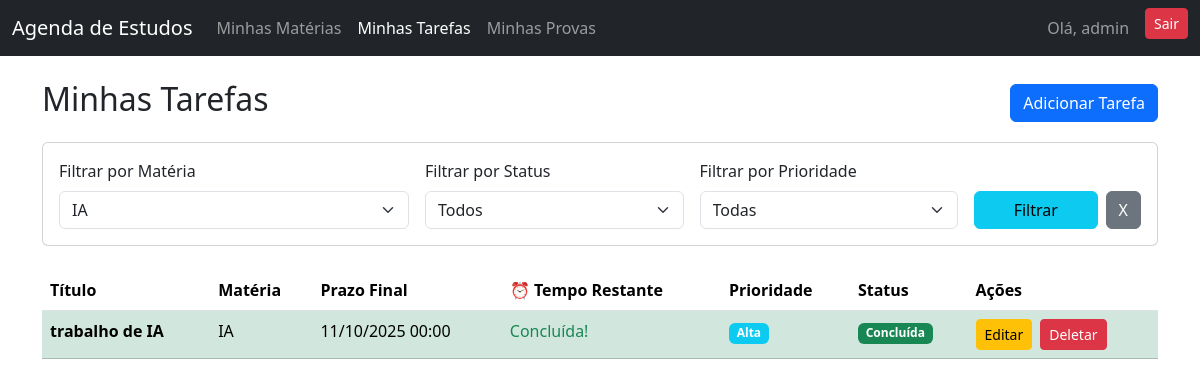
Page /tarefas/?materia=4 (signed in) on the earlier database version.
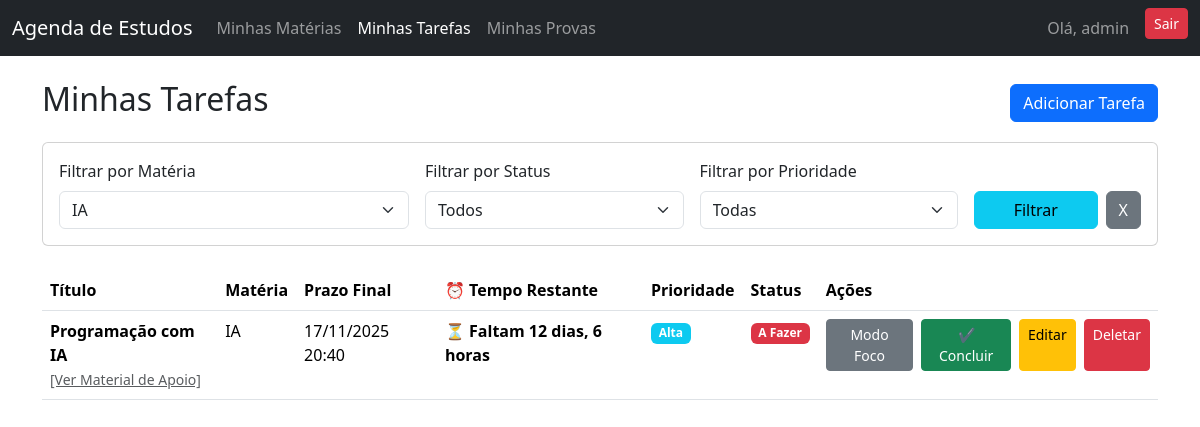
Same page on the later database version.
### agenda/models.py (models this page shows, shortened)
class Tarefa(models.Model):
    STATUS_CHOICES = [('A', 'A Fazer'), ('E', 'Em Andamento'), ('C', 'Concluída')]
    PRIORIDADE_CHOICES = [('B', 'Baixa'), ('M', 'Média'), ('A', 'Alta')]
    materia = models.ForeignKey(Materia, on_delete=models.CASCADE, related_name='tarefas')
    titulo = models.CharField(max_length=200)
    descricao = models.TextField(blank=True, null=True)
    data_inicio = models.DateTimeField(verbose_name="Data de Início")
    data_fim = models.DateTimeField(verbose_name="Data de Fim")
    status = models.CharField(max_length=1, choices=STATUS_CHOICES, default='A')
    prioridade = models.CharField(max_length=1, choices=PRIORIDADE_CHOICES, default='M')
    link_anexo = models.URLField(
        max_length=500,
        blank=True,
        null=True,
        verbose_name="Link de Anexo/Material de Apoio"
    )
    class Meta:
        ordering = ['data_inicio']

class Materia(models.Model):
    usuario = models.ForeignKey(User, on_delete=models.CASCADE)
    nomenclatura = models.CharField(max_length=10, blank=True, verbose_name="Sigla")
    nome = models.CharField(max_length=100)
    notas_materia = models.TextField(
        blank=True,
        null=True,
        verbose_name="Anotações da Matéria"
    )
    link_plano_ensino = models.URLField(
        max_length=500,
        blank=True,
        null=True,
        verbose_name="Link do Plano de Ensino"
    )
    class Meta:
        verbose_name_plural = "Matérias"

### agenda/views.py (the view)
# urls.py: path('tarefas/', views.tarefa_list, name='tarefa_list'),
@login_required
def tarefa_list(request):
    tarefas = Tarefa.objects.filter(materia__usuario=request.user)
    materia_id = request.GET.get('materia')
    status = request.GET.get('status')
    prioridade = request.GET.get('prioridade')
    if materia_id:
        tarefas = tarefas.filter(materia__id=materia_id)
    if status:
        tarefas = tarefas.filter(status=status)
    if prioridade:
        tarefas = tarefas.filter(prioridade=prioridade)
    tarefas = tarefas.order_by('data_inicio')
    context = {
        'tarefas': tarefas,
        'all_materias': Materia.objects.filter(usuario=request.user),
        'status_choices': Tarefa.STATUS_CHOICES,
        'prioridade_choices': Tarefa.PRIORIDADE_CHOICES,
        'current_filters': {
            'materia': int(materia_id) if materia_id else None,
            'status': status,
            'prioridade': prioridade,
        }
    }
    return render(request, 'agenda/tarefa_list.html', context)

### agenda/templatetags/tempo_restante.py (called while the page is built, shortened)
@register.filter
def formatar_tempo_restante(data_fim):
    if data_fim is None:
        return ""
    diferenca = data_fim - timezone.now()
    total_segundos = diferenca.total_seconds()
    dias = int(total_segundos // 86400)
    total_segundos -= dias * 86400
    horas = int(total_segundos // 3600)
    total_segundos -= horas * 3600
    minutos = int(total_segundos // 60)
    partes = []
    if dias > 0:
        partes.append(f"{dias} dia{'s' if dias > 1 else ''}")
    if horas > 0:
        partes.append(f"{horas} hora{'s' if horas > 1 else ''}")
    if minutos > 0 and dias == 0 and horas == 0:
        partes.append(f"{minutos} minuto{'s' if minutos > 1 else ''}")
    if not partes:
        return "⏳ Vence em breve..."
    return f"⏳ Faltam {', '.join(partes)}"

### agenda/templates/agenda/tarefa_list.html (shortened to what the changed rows need)
{% extends 'agenda/base.html' %}
{% load tempo_restante %}
{% block content %}
    <div class="d-flex justify-content-between align-items-center mb-3">
        <h2>Minhas Tarefas</h2>
    </div>
    <div class="table-responsive">
        <table class="table table-hover">
            <thead>
                <tr>
                    <th>Título</th>
                    <th>Matéria</th>
                    <th>Prazo Final</th>
                    <th>⏰ Tempo Restante</th>
                    <th>Prioridade</th>
                    <th>Status</th>
                    <th>Ações</th>
                </tr>
            </thead>
            <tbody>
                {% for tarefa in tarefas %}
                <tr class="{% if tarefa.status == 'C' %}table-success{% endif %}">
                    <td>
                        <strong>{{ tarefa.titulo }}</strong>
                        {% if tarefa.link_anexo %}
                            <br><a href="{{ tarefa.link_anexo }}" target="_blank" class="small text-muted text-decoration-underline">
                                [Ver Material de Apoio]
                            </a>
                        {% endif %}
                    </td>
                    <td>{{ tarefa.materia.nome }}</td>
                    <td>{{ tarefa.data_fim|date:"d/m/Y H:i" }}</td>
                    <td>
                        {% if tarefa.status != 'C' %}
                            <span class="fw-bold">
                                {{ tarefa.data_fim|formatar_tempo_restante }}
                            </span>
                        {% else %}
                            <span class="text-success">Concluída!</span>
                        {% endif %}
                    </td>
                    <td><span class="badge bg-info">{{ tarefa.get_prioridade_display }}</span></td>
                    <td>
                        {% if tarefa.status == 'C' %}
                            <span class="badge bg-success">Concluída</span>
                        {% elif tarefa.status == 'A' %}
                            <span class="badge bg-danger">A Fazer</span>
                        {% else %}
                            <span class="badge bg-warning text-dark">Em Andamento</span>
                        {% endif %}
                    </td>
                    <td>
                        <div class="d-flex flex-nowrap">
                            {% if tarefa.status != 'C' %}
                                <a href="{% url 'tarefa_foco' tarefa.pk %}" class="btn btn-secondary btn-sm me-2">
                                    Modo Foco
                                </a>
                                <a href="{% url 'tarefa_concluir' tarefa.pk %}" class="btn btn-success btn-sm me-2">
                                    ✔ Concluir
                                </a>
                            {% endif %}
                            <a href="{% url 'tarefa_update' tarefa.pk %}" class="btn btn-warning btn-sm me-2">Editar</a>
                            <a href="{% url 'tarefa_delete' tarefa.pk %}" class="btn btn-danger btn-sm">Deletar</a>
                        </div>
                    </td>
                </tr>
                {% endfor %}
            </tbody>
        </table>
    </div>
{% endblock content %}

Differences in the rows shown:
removed Tarefa: titulo "trabalho de IA", materia.nome "IA", data_fim "11/10/2025 00:00", status "Concluída!", prioridade "Alta"
added Tarefa: titulo "Programação com IA", materia.nome "IA", data_fim "17/11/2025 20:40", data_fim "⏳ Faltam 12 dias, 6 horas", prioridade "Alta", status "A Fazer"
